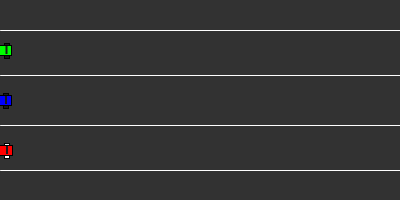
Frame 1 (no input)
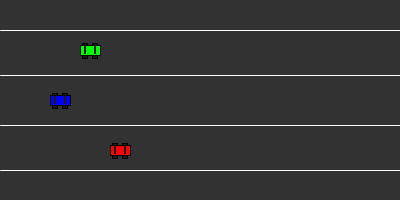
Frame 60 (the mouse pressed at the canvas centre just before this capture)
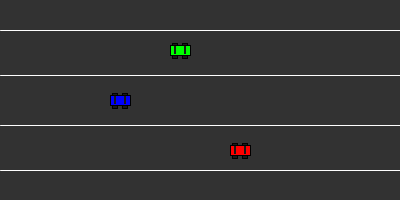
Frame 120 (the mouse held since frame 60 and released just before this capture)

The Processing sketch that drew these frames (run headless with seeded random() and noise(); from frame 60 on, the mouse is pressed at the canvas centre):

// Processing sketch: processing_115779
// ── processing_115779.pde



Car rCar1;
Car rCar2;
Car rCar3;


void setup() {
  size(400,200);
  rCar1 = new Car(color(255,0,0),0,150,2);
  rCar2 = new Car(color(0,255,0),0,50,1.5);
  rCar3 = new Car(color(0,0,255),0,100,1);
}

void draw() {
  background(50);
  rCar1.move();
  rCar1.display();
  rCar2.move();
  rCar2.display();
  rCar3.move();
  rCar3.display();
  
  stroke(255);
  line(0,30,400,30);
  line(0,75,400,75);
  line(0,125,400,125);
  line(0,170,400,170);
  
  if ((rCar1.xpos > width)||(rCar1.xpos < 0)){
    rCar1.change();
    rCar2.change();
    rCar3.change();
  }
  if ((rCar2.xpos > width)||(rCar2.xpos < 0)){
    rCar1.change();
    rCar2.change();
    rCar3.change();
  }
   if ((rCar3.xpos > width)||(rCar3.xpos < 0)){
    rCar1.change();
    rCar2.change();
    rCar3.change();
  }
}
  

class Car { 
  color c;
  float xpos;
  float ypos;
  float xspeed;

  Car(color colorStart, float xPosStart, float yPosStart, float xVel) {
    c = colorStart;
    xpos = xPosStart;
    ypos = yPosStart;
    xspeed = xVel;
  }

  void display() {
    stroke(0);
    rectMode(CENTER);
    rect(xpos-5,ypos+7,5,3);
    rect(xpos-5,ypos-5,5,3);
    rect(xpos+5,ypos+7,5,3);
    rect(xpos+5,ypos-5,5,3);
    fill(c);
    rect(xpos,ypos,20,10);
    fill(25);
    noStroke();
    rect(xpos-5,ypos,2,8);
    rect(xpos+5,ypos,2,8);
  }

  void move() {
    xpos = xpos + xspeed;
    if ((xpos > width) || (xpos < 0)) {
     c = color(random(0, 255), random(0, 255), random(0, 255)); 
    }
  }
  
  void change(){
    xspeed = -xspeed;
  }
}
